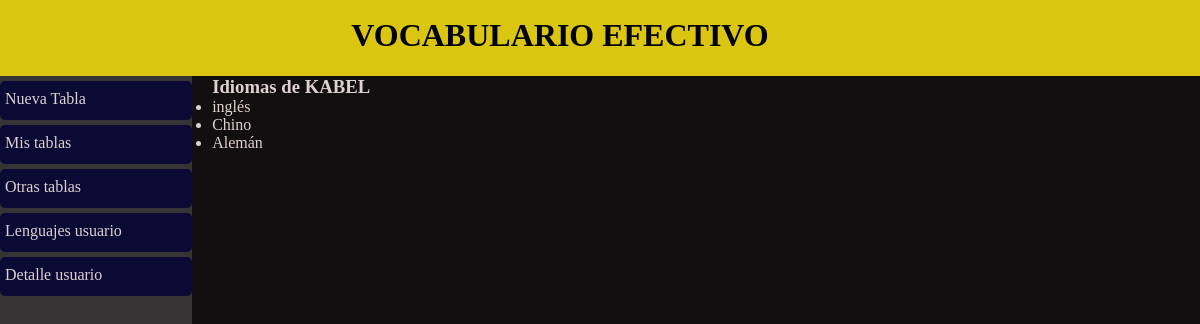
Screenshot of /lista-idiomas/ (signed in) with the database file from the repository.
### user/models.py (models this page shows)
class Language(models.Model):
    name = models.CharField(max_length = 255)
    def __str__(self) :
        return self.name
    class Meta :
        verbose_name = 'Idioma'
        verbose_name_plural = 'Idiomas'

### user/views.py (the view)
# urls.py: path('lista-idiomas/', views.LanguagesUserListView.as_view(), name = 'languagesuser'),
class LanguagesUserListView(ListView):
    template_name = 'practicing django/languages user.html'
    context_object_name = 'languages'
    def get_queryset(self):
        print('-------------current- user------------', self.request.user.id)
        languages_user = UserProfile.objects.get(user_id = 9) # id = 9, user = pro
        return languages_user.languages.all() # to get list of la relation ManyToMany, use all()

### user/templates/practicing django/languages user.html
{% extends 'layouts/layout.html' %}
{% block main_content %}
    <h3>Idiomas de {{user|upper}}</h3>
    <ul>
        {% for language in languages %}
            <li>{{language}}</li>
        {% endfor %}
    </ul>
{% endblock %}

### mainapp/static/css/styles.css (style rules this page uses)
* { margin: 0; padding: 0; }

### rows the page displays
Language: name "inglés"
Language: name "Chino"
Language: name "Alemán"

### other values shown
{{ user|upper }} "KABEL"
